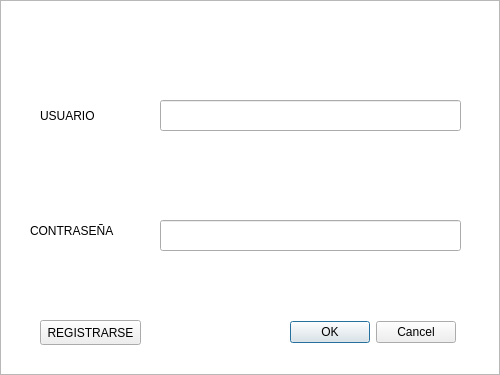
<?xml version="1.0" encoding="UTF-8"?>
<ui version="4.0">
 <class>controldeacceso</class>
 <widget class="QWidget" name="controldeacceso">
  <property name="geometry">
   <rect>
    <x>0</x>
    <y>0</y>
    <width>500</width>
    <height>375</height>
   </rect>
  </property>
  <property name="windowTitle">
   <string>Form</string>
  </property>
  <widget class="QGraphicsView" name="graphicsView">
   <property name="geometry">
    <rect>
     <x>0</x>
     <y>0</y>
     <width>500</width>
     <height>375</height>
    </rect>
   </property>
  </widget>
  <widget class="QLineEdit" name="lineEdit">
   <property name="geometry">
    <rect>
     <x>160</x>
     <y>100</y>
     <width>301</width>
     <height>31</height>
    </rect>
   </property>
  </widget>
  <widget class="QLineEdit" name="lineEdit_2">
   <property name="geometry">
    <rect>
     <x>160</x>
     <y>220</y>
     <width>301</width>
     <height>31</height>
    </rect>
   </property>
  </widget>
  <widget class="QLabel" name="label">
   <property name="geometry">
    <rect>
     <x>40</x>
     <y>100</y>
     <width>101</width>
     <height>31</height>
    </rect>
   </property>
   <property name="text">
    <string>USUARIO</string>
   </property>
  </widget>
  <widget class="QLabel" name="label_2">
   <property name="geometry">
    <rect>
     <x>30</x>
     <y>220</y>
     <width>101</width>
     <height>21</height>
    </rect>
   </property>
   <property name="text">
    <string>CONTRASEÑA</string>
   </property>
  </widget>
  <widget class="QDialogButtonBox" name="buttonBox">
   <property name="geometry">
    <rect>
     <x>290</x>
     <y>320</y>
     <width>166</width>
     <height>25</height>
    </rect>
   </property>
   <property name="standardButtons">
    <set>QDialogButtonBox::Cancel|QDialogButtonBox::Ok</set>
   </property>
  </widget>
  <widget class="QPushButton" name="registro">
   <property name="geometry">
    <rect>
     <x>40</x>
     <y>320</y>
     <width>101</width>
     <height>25</height>
    </rect>
   </property>
   <property name="text">
    <string>REGISTRARSE</string>
   </property>
  </widget>
 </widget>
 <resources/>
 <connections/>
</ui>
